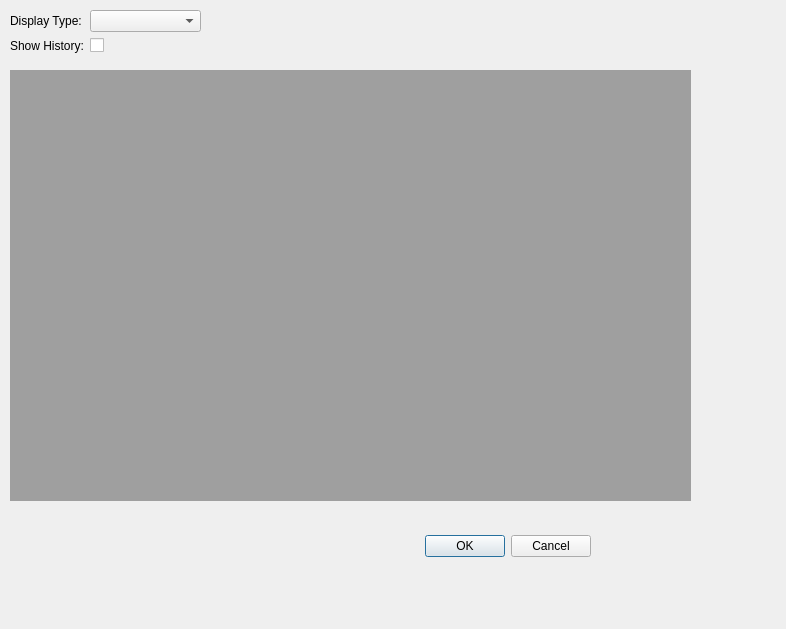
<?xml version="1.0" encoding="UTF-8"?>
<ui version="4.0">
 <class>Dialog</class>
 <widget class="QDialog" name="Dialog">
  <property name="windowModality">
   <enum>Qt::ApplicationModal</enum>
  </property>
  <property name="geometry">
   <rect>
    <x>0</x>
    <y>0</y>
    <width>786</width>
    <height>629</height>
   </rect>
  </property>
  <property name="windowTitle">
   <string>Object Settings</string>
  </property>
  <widget class="QDialogButtonBox" name="buttonBox">
   <property name="geometry">
    <rect>
     <x>250</x>
     <y>530</y>
     <width>341</width>
     <height>32</height>
    </rect>
   </property>
   <property name="orientation">
    <enum>Qt::Horizontal</enum>
   </property>
   <property name="standardButtons">
    <set>QDialogButtonBox::Cancel|QDialogButtonBox::Ok</set>
   </property>
  </widget>
  <widget class="QWidget" name="formLayoutWidget">
   <property name="geometry">
    <rect>
     <x>10</x>
     <y>10</y>
     <width>191</width>
     <height>51</height>
    </rect>
   </property>
   <layout class="QFormLayout" name="formLayout">
    <property name="fieldGrowthPolicy">
     <enum>QFormLayout::AllNonFixedFieldsGrow</enum>
    </property>
    <item row="0" column="0">
     <widget class="QLabel" name="displayTypeLabel">
      <property name="text">
       <string>Display Type:</string>
      </property>
     </widget>
    </item>
    <item row="0" column="1">
     <widget class="QComboBox" name="displayTypeComboBox"/>
    </item>
    <item row="1" column="0">
     <widget class="QLabel" name="showHistoryLabel">
      <property name="text">
       <string>Show History:</string>
      </property>
     </widget>
    </item>
    <item row="1" column="1">
     <widget class="QCheckBox" name="showHistoryCheckBox"/>
    </item>
   </layout>
  </widget>
  <widget class="QMdiArea" name="mdiArea">
   <property name="geometry">
    <rect>
     <x>10</x>
     <y>70</y>
     <width>681</width>
     <height>431</height>
    </rect>
   </property>
   <property name="viewMode">
    <enum>QMdiArea::SubWindowView</enum>
   </property>
  </widget>
 </widget>
 <resources/>
 <connections>
  <connection>
   <sender>buttonBox</sender>
   <signal>accepted()</signal>
   <receiver>Dialog</receiver>
   <slot>accept()</slot>
   <hints>
    <hint type="sourcelabel">
     <x>248</x>
     <y>254</y>
    </hint>
    <hint type="destinationlabel">
     <x>157</x>
     <y>274</y>
    </hint>
   </hints>
  </connection>
  <connection>
   <sender>buttonBox</sender>
   <signal>rejected()</signal>
   <receiver>Dialog</receiver>
   <slot>reject()</slot>
   <hints>
    <hint type="sourcelabel">
     <x>316</x>
     <y>260</y>
    </hint>
    <hint type="destinationlabel">
     <x>286</x>
     <y>274</y>
    </hint>
   </hints>
  </connection>
 </connections>
</ui>
